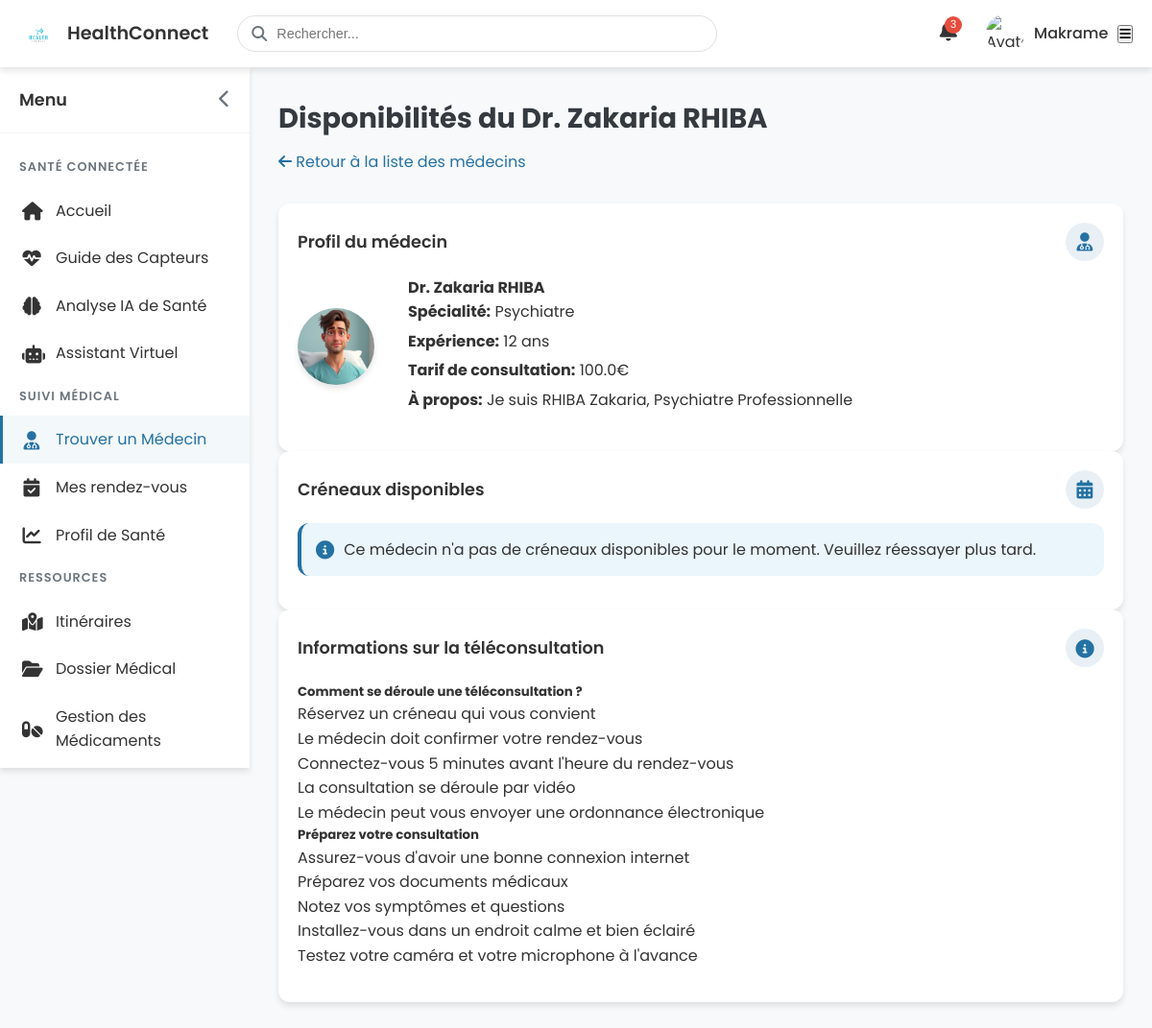
Page /patient/doctor-availability/1 (signed in) on the committed database.
### models.py (models this page shows, shortened)
class User(db.Model, UserMixin):
    id = db.Column(db.Integer, primary_key=True)
    email = db.Column(db.String(120), unique=True, nullable=False)
    password_hash = db.Column(db.String(128), nullable=False)
    first_name = db.Column(db.String(50), nullable=False)
    last_name = db.Column(db.String(50), nullable=False)
    role = db.Column(db.String(10), nullable=False)  # 'patient' or 'doctor'
    created_at = db.Column(db.DateTime, default=get_current_time_naive)
    patient = db.relationship('Patient', backref='user', uselist=False, cascade='all, delete-orphan')
    doctor = db.relationship('Doctor', backref='user', uselist=False, cascade='all, delete-orphan')

class Doctor(db.Model):
    id = db.Column(db.Integer, primary_key=True)
    user_id = db.Column(db.Integer, db.ForeignKey('user.id'), nullable=False)
    speciality = db.Column(db.String(100), nullable=True)
    secondary_speciality = db.Column(db.String(100), nullable=True)
    license_number = db.Column(db.String(50), nullable=True)
    years_experience = db.Column(db.Integer, nullable=True)
    education = db.Column(db.Text, nullable=True)
    bio = db.Column(db.Text, nullable=True)
    consultation_fee = db.Column(db.Float, nullable=True)
    phone = db.Column(db.String(20), nullable=True)
    address = db.Column(db.String(200), nullable=True)
    languages = db.Column(db.String(200), nullable=True)  # Comma-separated list of languages
    profile_picture = db.Column(db.String(200), nullable=True)  # Path to profile picture
    document_path = db.Column(db.String(200), nullable=True)  # Path to uploaded documents
    status = db.Column(db.String(20), default='pending')  # pending, approved, rejected
    rejection_reason = db.Column(db.Text, nullable=True)  # Reason for rejection if status is 'rejected'
    verified_at = db.Column(db.DateTime, nullable=True)  # When the doctor was verified
    practice_location = db.Column(db.String(200), nullable=True)
    previous_positions = db.Column(db.Text, nullable=True)
    linkedin = db.Column(db.String(200), nullable=True)
    website = db.Column(db.String(200), nullable=True)
    available_days = db.Column(db.String(100), nullable=True)  # Jours disponibles (format: "1,2,3,4,5")
    available_hours = db.Column(db.String(200), nullable=True)  # Heures disponibles (format: "9-12,14-17")
    video_consultation = db.Column(db.Boolean, default=True)
    email_notifications = db.Column(db.Boolean, default=True)
    sms_notifications = db.Column(db.Boolean, default=False)
    do_not_disturb = db.Column(db.Boolean, default=False)
    appointments = db.relationship('Appointment', backref='doctor', lazy='dynamic',
                                  foreign_keys='Appointment.doctor_id', cascade='all, delete-orphan')
    prescriptions = db.relationship('Prescription', backref='doctor', lazy='dynamic', cascade='all, delete-orphan')

### routes/patient.py (the view)
@patient_bp.route('/doctor-availability/<int:doctor_id>')
@login_required
def doctor_availability(doctor_id):
    if current_user.role != 'patient':
        flash('Accès refusé. Vous devez être un patient pour voir cette page.', 'danger')
        return redirect(url_for('index'))
    doctor = Doctor.query.get_or_404(doctor_id)
    print(f"Récupération des disponibilités pour le médecin {doctor_id} (Dr. {doctor.user.first_name} {doctor.user.last_name})")
    print(f"- Jours disponibles: {doctor.available_days}")
    print(f"- Heures disponibles: {doctor.available_hours}")
    today = date.today()
    print(f"- Date d'aujourd'hui: {today}")
    all_availabilities_count = Availability.query.filter(
        Availability.doctor_id == doctor_id,
        Availability.date >= today
    ).count()
    print(f"- Nombre total de créneaux (tous statuts): {all_availabilities_count}")
    availabilities = Availability.query.filter(
        Availability.doctor_id == doctor_id,
        Availability.date >= today,
        Availability.status == 'available'
    ).order_by(Availability.date, Availability.start_time).all()
    print(f"- Nombre de créneaux disponibles: {len(availabilities)}")
    if len(availabilities) == 0:
        print("Aucune disponibilité trouvée pour ce médecin")
        flash("Ce médecin n'a pas encore défini de disponibilités. Veuillez réessayer ultérieurement.", "info")
    availability_by_date = {}
    for avail in availabilities:
        date_str = avail.date.strftime('%Y-%m-%d')
        if date_str not in availability_by_date:
            availability_by_date[date_str] = []
        availability_by_date[date_str].append(avail)
        print(f"  - Créneau disponible: {date_str} {avail.start_time.strftime('%H:%M')}-{avail.end_time.strftime('%H:%M')}")
    return render_template('patient/doctor_availability.html',
                          doctor=doctor,
                          availability_by_date=availability_by_date)

### templates/patient/doctor_availability.html (shortened to what this page needs)
{% extends 'dashboard_base.html' %}
{% block extra_css %}
<link rel="stylesheet" href="{{ url_for('static', filename='css/patient/dashboard.css') }}">
<link rel="stylesheet" href="{{ url_for('static', filename='css/patient/find_doctor.css') }}">
{% endblock %}
{% block content %}
<div class="topbar">
    <div class="topbar-logo">
        <a href="{{ url_for('index') }}" class="logo-link">
            <img src="{{ url_for('static', filename='images/logo.png') }}" alt="HealthConnect Logo">
            <span>HealthConnect</span>
        </a>
    </div>
    <div class="topbar-search">
        <i class="fas fa-search"></i>
        <input type="text" placeholder="Rechercher...">
    </div>
    <div class="topbar-actions">
        <div class="topbar-notification">
            <span class="notification-badge">3</span>
        </div>
        <div class="topbar-profile">
            <div class="profile-avatar">
                <img src="{{ url_for('static', filename='images/default-avatar.png') }}" alt="Avatar">
            </div>
            <span class="profile-name">{{ current_user.first_name }}</span>
        </div>
    </div>
    <button id="mobile-menu-toggle" class="d-md-none">
        <i class="fas fa-bars"></i>
    </button>
</div>
<div class="dashboard-container">
    <div id="sidebar" class="sidebar">
        <div class="sidebar-header">
            <span class="sidebar-title">Menu</span>
            <button id="sidebar-toggle" class="sidebar-toggle">
                <i class="fas fa-chevron-left"></i>
            </button>
        </div>
        <div class="sidebar-menu">
            <div class="menu-category">Santé Connectée</div>
            <a href="{{ url_for('patient.dashboard') }}" class="menu-item">
                <i class="fas fa-home"></i>
                <span class="menu-text">Accueil</span>
            </a>
            <a href="#" class="menu-item">
                <i class="fas fa-heartbeat"></i>
                <span class="menu-text">Guide des Capteurs</span>
            </a>
            <a href="#" class="menu-item">
                <i class="fas fa-brain"></i>
                <span class="menu-text">Analyse IA de Santé</span>
            </a>
            <a href="#" class="menu-item">
                <i class="fas fa-robot"></i>
                <span class="menu-text">Assistant Virtuel</span>
            </a>
            <div class="menu-category">Suivi Médical</div>
            <a href="{{ url_for('patient.find_doctor') }}" class="menu-item active">
                <i class="fas fa-user-md"></i>
                <span class="menu-text">Trouver un Médecin</span>
            </a>
            <a href="{{ url_for('patient.appointments') }}" class="menu-item">
                <i class="fas fa-calendar-check"></i>
                <span class="menu-text">Mes rendez-vous</span>
            </a>
            <a href="#" class="menu-item">
                <i class="fas fa-chart-line"></i>
                <span class="menu-text">Profil de Santé</span>
            </a>
            <div class="menu-category">Ressources</div>
            <a href="#" class="menu-item">
                <i class="fas fa-map-marked-alt"></i>
                <span class="menu-text">Itinéraires</span>
            </a>
            <a href="#" class="menu-item">
                <i class="fas fa-folder-open"></i>
                <span class="menu-text">Dossier Médical</span>
            </a>
            <a href="#" class="menu-item">
                <i class="fas fa-pills"></i>
                <span class="menu-text">Gestion des Médicaments</span>
            </a>
        </div>
    </div>
    <div id="main-content" class="main-content">
        <div class="page-header">
            <h1 class="page-title">Disponibilités du Dr. {{ doctor.user.first_name }} {{ doctor.user.last_name }}</h1>
            <p class="page-subtitle">
                <a href="{{ url_for('patient.find_doctor') }}" class="btn-link">
                    <i class="fas fa-arrow-left me-1"></i> Retour à la liste des médecins
                </a>
            </p>
        </div>
        <div class="widget">
            <div class="widget-header">
                <h3 class="widget-title">Profil du médecin</h3>
                <div class="widget-icon">
                    <i class="fas fa-user-md"></i>
                </div>
            </div>
            <div class="widget-content">
                <div class="doctor-card">
                    <div class="doctor-avatar">
                        {% if doctor.profile_picture %}
                            <img src="{{ url_for('static', filename=doctor.profile_picture) }}" alt="Photo du Dr. {{ doctor.user.last_name }}">
                        {% else %}
                            <img src="{{ url_for('static', filename='images/doctor.svg') }}" alt="Photo par défaut">
                        {% endif %}
                    </div>
                    <div class="doctor-info">
                        <h4>Dr. {{ doctor.user.first_name }} {{ doctor.user.last_name }}</h4>
                        <p><strong>Spécialité:</strong> {{ doctor.speciality }}</p>
                        <p><strong>Expérience:</strong> {{ doctor.years_experience }} ans</p>
                        <p><strong>Tarif de consultation:</strong> {{ doctor.consultation_fee }}€</p>
                        {% if doctor.bio %}
                            <p><strong>À propos:</strong> {{ doctor.bio|truncate(150) }}</p>
                        {% endif %}
                    </div>
                </div>
            </div>
        </div>
        <div class="widget">
            <div class="widget-header">
                <h3 class="widget-title">Créneaux disponibles</h3>
                <div class="widget-icon">
                    <i class="fas fa-calendar-alt"></i>
                </div>
            </div>
            <div class="widget-content">
                {% if availability_by_date %}
                    <div class="widgets-grid">
                        {% for date_str, availabilities in availability_by_date.items() %}
                            <div class="widget">
                                <div class="widget-header">
                                    {% set date_obj = availabilities[0].date %}
                                    <h3 class="widget-title">{{ date_obj.strftime('%A %d %B %Y')|capitalize }}</h3>
                                    <div class="widget-icon">
                                        <i class="fas fa-calendar-day"></i>
                                    </div>
                                </div>
                                <div class="widget-content">
                                    <div class="availability-list">
                                        {% for availability in availabilities %}
                                            <div class="availability-item">
                                                <div class="availability-time">
                                                    <i class="far fa-clock"></i>
                                                    <span>{{ availability.start_time.strftime('%H:%M') }} - {{ availability.end_time.strftime('%H:%M') }}</span>
                                                </div>
                                                {% if availability.id %}
                                                    <a href="{{ url_for('patient.book_appointment', availability_id=availability.id) }}" class="btn-primary btn-sm">
                                                        Réserver
                                                    </a>
                                                {% else %}
                                                    {% set doctor_id = doctor.id %}
                                                    {% set date_str = availability.date.strftime('%Y%m%d') %}
                                                    {% set hour_str = availability.start_time.hour %}
                                                    <a href="{{ url_for('patient.book_temp_appointment', doctor_id=doctor_id, date_str=date_str, start_hour=hour_str) }}" class="btn-primary btn-sm">
                                                        Réserver
                                                    </a>
                                                {% endif %}
                                            </div>
                                        {% endfor %}
                                    </div>
                                </div>
                            </div>
                        {% endfor %}
                    </div>
                {% else %}
                    <div class="alert-info">
                        <i class="fas fa-info-circle"></i>
                        <span>Ce médecin n'a pas de créneaux disponibles pour le moment. Veuillez réessayer plus tard.</span>
                    </div>
                {% endif %}
            </div>
        </div>
        <div class="widget">
            <div class="widget-header">
                <h3 class="widget-title">Informations sur la téléconsultation</h3>
                <div class="widget-icon">
                    <i class="fas fa-info-circle"></i>
                </div>
            </div>
            <div class="widget-content">
                <div class="row">
                    <div class="col-md-6">
                        <h5>Comment se déroule une téléconsultation ?</h5>
                        <ul>
                            <li>Réservez un créneau qui vous convient</li>
                            <li>Le médecin doit confirmer votre rendez-vous</li>
                            <li>Connectez-vous 5 minutes avant l'heure du rendez-vous</li>
                            <li>La consultation se déroule par vidéo</li>
                            <li>Le médecin peut vous envoyer une ordonnance électronique</li>
                        </ul>
                    </div>
                    <div class="col-md-6">
                        <h5>Préparez votre consultation</h5>
                        <ul>
                            <li>Assurez-vous d'avoir une bonne connexion internet</li>
                            <li>Préparez vos documents médicaux</li>
                            <li>Notez vos symptômes et questions</li>
                            <li>Installez-vous dans un endroit calme et bien éclairé</li>
                            <li>Testez votre caméra et votre microphone à l'avance</li>
                        </ul>
                    </div>
                </div>
            </div>
        </div>
    </div>
</div>
{% endblock %}

### rows in the picture
User: first_name "Makrame"
User: user.first_name "Zakaria", user.last_name "RHIBA"
Doctor: profile_picture (picture), speciality "Psychiatre", years_experience "12", consultation_fee "100.0", bio "Je suis RHIBA Zakaria, Psychiatre Professionnelle"
